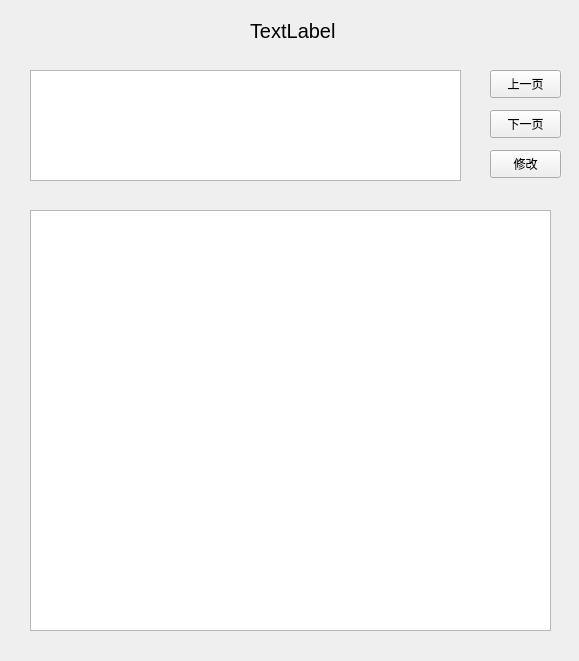
<?xml version="1.0" encoding="UTF-8"?>
<ui version="4.0">
 <class>dis_openfile</class>
 <widget class="QWidget" name="dis_openfile">
  <property name="geometry">
   <rect>
    <x>0</x>
    <y>0</y>
    <width>579</width>
    <height>661</height>
   </rect>
  </property>
  <property name="windowTitle">
   <string>打开文件</string>
  </property>
  <widget class="QLabel" name="label_filename">
   <property name="geometry">
    <rect>
     <x>250</x>
     <y>20</y>
     <width>121</width>
     <height>21</height>
    </rect>
   </property>
   <property name="font">
    <font>
     <pointsize>15</pointsize>
    </font>
   </property>
   <property name="text">
    <string>TextLabel</string>
   </property>
  </widget>
  <widget class="QTextEdit" name="te_con">
   <property name="geometry">
    <rect>
     <x>30</x>
     <y>70</y>
     <width>431</width>
     <height>111</height>
    </rect>
   </property>
  </widget>
  <widget class="QPushButton" name="btn_pre">
   <property name="geometry">
    <rect>
     <x>490</x>
     <y>70</y>
     <width>71</width>
     <height>28</height>
    </rect>
   </property>
   <property name="text">
    <string>上一页</string>
   </property>
  </widget>
  <widget class="QPushButton" name="btn_next">
   <property name="geometry">
    <rect>
     <x>490</x>
     <y>110</y>
     <width>71</width>
     <height>28</height>
    </rect>
   </property>
   <property name="text">
    <string>下一页</string>
   </property>
  </widget>
  <widget class="QTableWidget" name="tableWidget">
   <property name="geometry">
    <rect>
     <x>30</x>
     <y>210</y>
     <width>521</width>
     <height>421</height>
    </rect>
   </property>
  </widget>
  <widget class="QPushButton" name="btn_update">
   <property name="geometry">
    <rect>
     <x>490</x>
     <y>150</y>
     <width>71</width>
     <height>28</height>
    </rect>
   </property>
   <property name="text">
    <string>修改</string>
   </property>
  </widget>
 </widget>
 <resources/>
 <connections/>
</ui>
